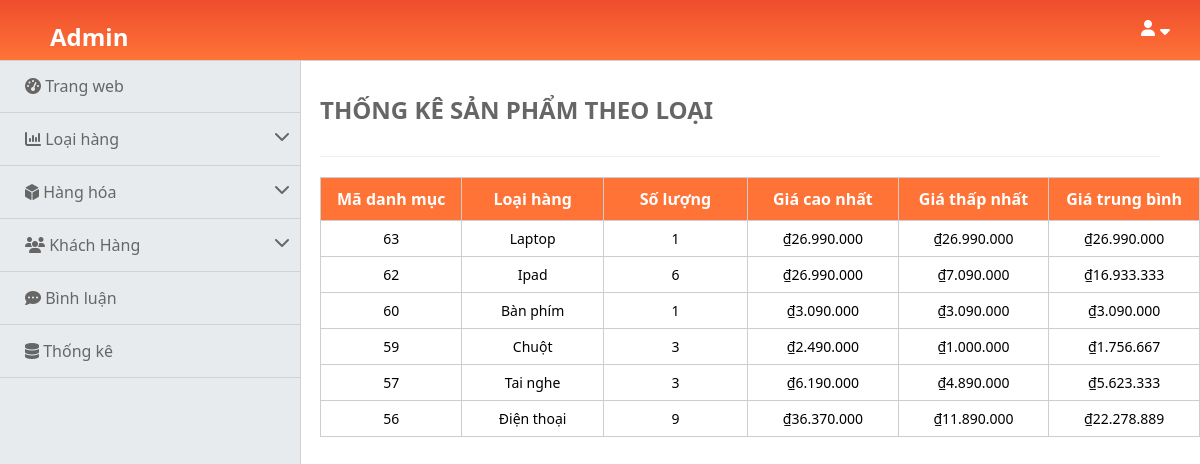
The page /admin/index.php?act=thongke on the database its author committed.
### tables this page shows
CREATE TABLE `danhmuc` (
  `id` int(11) NOT NULL,
  `name` varchar(255) NOT NULL
);

### model/pdo.php (called while the page is built, shortened)
<?php
function pdo_get_connection(){
    $dburl = "mysql:host=localhost;dbname=duanmau;charset=utf8";
    $username = 'root';
    $password = '';
    $conn = new PDO($dburl, $username, $password);
    $conn->setAttribute(PDO::ATTR_ERRMODE, PDO::ERRMODE_EXCEPTION);
    return $conn;
}
function pdo_query($sql){
    $sql_args = array_slice(func_get_args(), 1);
    try{
        $conn = pdo_get_connection();
        $stmt = $conn->prepare($sql);
        $stmt->execute($sql_args);
        $rows = $stmt->fetchAll();
        return $rows;
    }
    catch(PDOException $e){
        throw $e;
    }
    finally{
        unset($conn);
    }
}

### model/thongke.php (called while the page is built)
<?php
    function loadAll_thongke(){
        $sql = "select danhmuc.id as madm, danhmuc.name as tendm, count(sanpham.id) as countsp, min(sanpham.price) as minprice, max(sanpham.price) as maxprice, avg(sanpham.price) as avgprice";
        $sql.=" from sanpham left join danhmuc on danhmuc.id=sanpham.iddm";
        $sql.=" group by danhmuc.id order by danhmuc.id desc";
        $listthongke = pdo_query($sql);
        return $listthongke;
    }
?>

### admin/thongke/list.php (the view, shortened to what this page needs)
<div class="artical">
            <div class="add"><h2>THỐNG KÊ SẢN PHẨM THEO LOẠI</h2></div>
            <table border="1">
                <tr class="first-table">
                    <th class="title-table">Mã danh mục</th>
                    <th class="title-table">Loại hàng</th>
                    <th class="title-table">Số lượng</th>
                    <th class="title-table">Giá cao nhất</th>
                    <th class="title-table">Giá thấp nhất</th>
                    <th class="title-table">Giá trung bình</th>
                </tr>
                <?php
                    foreach ($listthongke as $thongke) {
                        extract($thongke);
                        echo '<tr>
                            <td>'.$madm.'</td>
                            <td>'.$tendm.'</td>
                            <td>'.$countsp.'</td>
                            <td>₫'.number_format($maxprice, 0, ',', '.').'</td>
                            <td>₫'.number_format($minprice, 0, ',', '.').'</td>
                            <td>₫'.number_format($avgprice, 0, ',', '.').'</td>
                        </tr>';
                    }
                ?>
            </table>

### css/index.css (style rules this page uses)
body { box-sizing: border-box; margin: 0 auto; font-family: 'Noto Sans', sans-serif; }
.artical { margin-left: 320px; }
.add { margin-top: 3px; margin-right: 40px; padding: 10px 0; color: #666; border-bottom: 1px solid #eee; }
table { margin-top: 20px; border-collapse: collapse; border-color: rgb(208, 204, 204); margin-bottom: 10px; }
.title-table { padding: 10px 15px; width: 150px; }
th { background-color: #ff7337; color: #fff; }
td { padding: 8px 8px; text-align: center; font-size: 14px; }

### rows shown on the page
danhmuc: id "63", name "Laptop", countsp "1", maxprice "26.990.000", minprice "26.990.000", avgprice "26.990.000"
danhmuc: id "62", name "Ipad", countsp "6", maxprice "26.990.000", minprice "7.090.000", avgprice "16.933.333"
danhmuc: id "60", name "Bàn phím", countsp "1", maxprice "3.090.000", minprice "3.090.000", avgprice "3.090.000"
danhmuc: id "59", name "Chuột", countsp "3", maxprice "2.490.000", minprice "1.000.000", avgprice "1.756.667"
danhmuc: id "57", name "Tai nghe", countsp "3", maxprice "6.190.000", minprice "4.890.000", avgprice "5.623.333"
danhmuc: id "56", name "Điện thoại", countsp "9", maxprice "36.370.000", minprice "11.890.000", avgprice "22.278.889"
